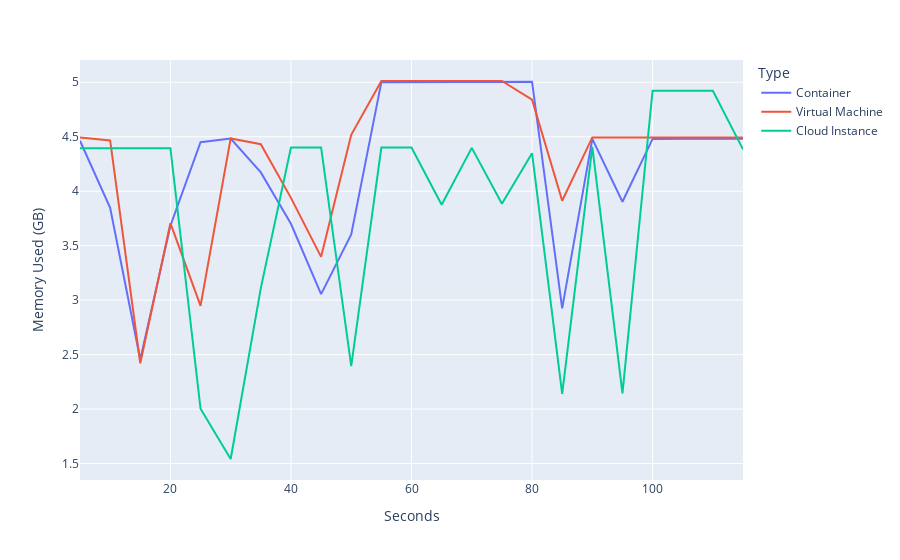

Write notebook code for a chart like this one.
### Code cell
num_rows = 115
seconds = list(range(5, 5 + num_rows, 5))
container_apache_memory_4G_total_average_df = pd.DataFrame(container_apache_memory_4G_total_average).rename(columns={0: "Memory Used (GB)"})
container_apache_memory_4G_total_average_df["Type"] = "Container"
container_apache_memory_4G_total_average_df["Seconds"] = seconds

vm_apache_memory_4G_total_average_df = pd.DataFrame(vm_apache_memory_4G_total_average).rename(columns={0: "Memory Used (GB)"})
vm_apache_memory_4G_total_average_df["Type"] = "Virtual Machine"
vm_apache_memory_4G_total_average_df["Seconds"] = seconds

ec2_apache_memory_4G_total_average_df = pd.DataFrame(ec2_apache_memory_4G_total_average).rename(columns={0: "Memory Used (GB)"})
ec2_apache_memory_4G_total_average_df["Type"] = "Cloud Instance"
ec2_apache_memory_4G_total_average_df["Seconds"] = seconds

df_4G_total_average = pd.concat([container_apache_memory_4G_total_average_df,vm_apache_memory_4G_total_average_df,ec2_apache_memory_4G_total_average_df])

fig = px.line(df_4G_total_average, x="Seconds", y="Memory Used (GB)", color="Type")

fig.show()

### Figure 1 — Plotly figure (JSON) as saved in the notebook; plotly's stock layout.template omitted (floating-point values rounded to 4 significant figures)
{"data": [{"hovertemplate": "Type=Container<br>Seconds=%{x}<br>Memory Used (GB)=%{y}<extra></extra>", "legendgroup": "Container", "line": {"color": "#636efa", "dash": "solid"}, "marker": {"symbol": "circle"}, "mode": "lines", "name": "Container", "orientation": "v", "showlegend": true, "type": "scatter", "x": [5, 10, 15, 20, 25, 30, 35, 40, 45, 50, 55, 60, 65, 70, 75, 80, 85, 90, 95, 100, 105, 110, 115], "xaxis": "x", "y": [4.463, 3.848, 2.455, 3.683, 4.45, 4.484, 4.172, 3.701, 3.055, 3.604, 5.001, 5.003, 5.003, 5.003, 5.004, 5.004, 2.925, 4.48, 3.903, 4.48, 4.482, 4.482, 4.482], "yaxis": "y"}, {"hovertemplate": "Type=Virtual Machine<br>Seconds=%{x}<br>Memory Used (GB)=%{y}<extra></extra>", "legendgroup": "Virtual Machine", "line": {"color": "#EF553B", "dash": "solid"}, "marker": {"symbol": "circle"}, "mode": "lines", "name": "Virtual Machine", "orientation": "v", "showlegend": true, "type": "scatter", "x": [5, 10, 15, 20, 25, 30, 35, 40, 45, 50, 55, 60, 65, 70, 75, 80, 85, 90, 95, 100, 105, 110, 115], "xaxis": "x", "y": [4.494, 4.466, 2.42, 3.707, 2.948, 4.485, 4.432, 3.939, 3.397, 4.518, 5.011, 5.011, 5.011, 5.011, 5.012, 4.84, 3.913, 4.494, 4.494, 4.494, 4.494, 4.494, 4.494], "yaxis": "y"}, {"hovertemplate": "Type=Cloud Instance<br>Seconds=%{x}<br>Memory Used (GB)=%{y}<extra></extra>", "legendgroup": "Cloud Instance", "line": {"color": "#00cc96", "dash": "solid"}, "marker": {"symbol": "circle"}, "mode": "lines", "name": "Cloud Instance", "orientation": "v", "showlegend": true, "type": "scatter", "x": [5, 10, 15, 20, 25, 30, 35, 40, 45, 50, 55, 60, 65, 70, 75, 80, 85, 90, 95, 100, 105, 110, 115], "xaxis": "x", "y": [4.394, 4.394, 4.395, 4.395, 2.003, 1.542, 3.111, 4.401, 4.401, 2.395, 4.401, 4.401, 3.876, 4.398, 3.884, 4.349, 2.139, 4.406, 2.145, 4.922, 4.923, 4.923, 4.384], "yaxis": "y"}], "layout": {"legend": {"title": {"text": "Type"}, "tracegroupgap": 0}, "margin": {"t": 60}, "xaxis": {"anchor": "y", "domain": [0, 1], "title": {"text": "Seconds"}}, "yaxis": {"anchor": "x", "domain": [0, 1], "title": {"text": "Memory Used (GB)"}}}}
